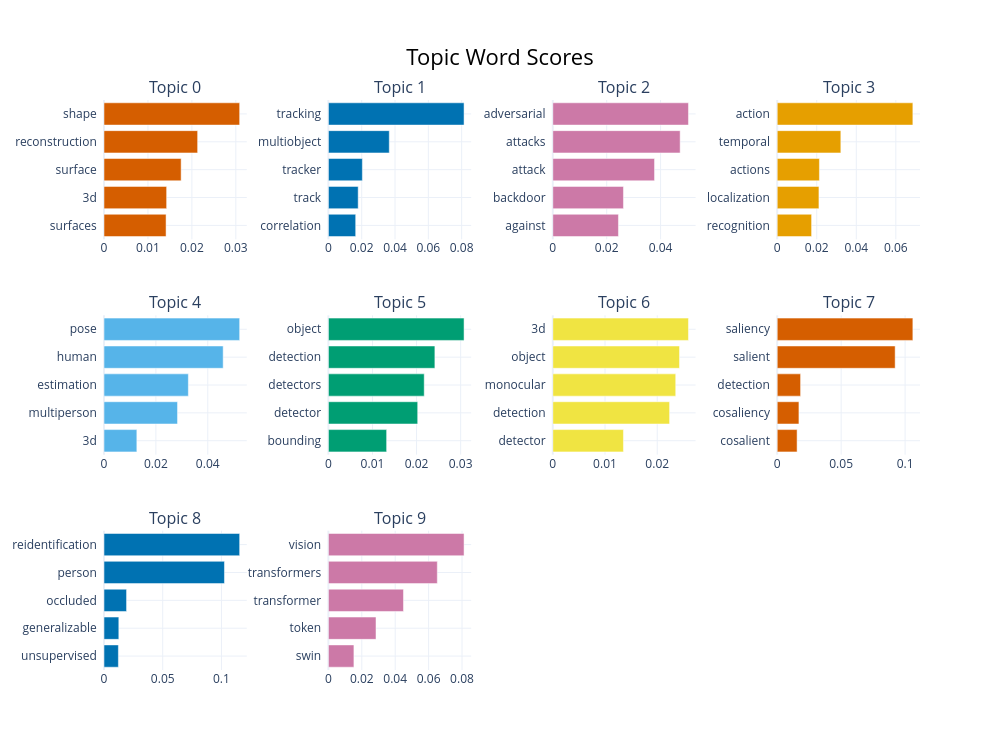

Notebook code for this chart:
### Code cell
topic_model.visualize_barchart(top_n_topics=10)

### Figure 1 — Plotly figure (JSON) as saved in the notebook; plotly's stock layout.template omitted (floating-point values rounded to 4 significant figures)
{"data": [{"marker": {"color": "#D55E00"}, "orientation": "h", "type": "bar", "x": [0.01413, 0.01425, 0.01756, 0.02131, 0.03087], "xaxis": "x", "y": ["surfaces  ", "3d  ", "surface  ", "reconstruction  ", "shape  "], "yaxis": "y"}, {"marker": {"color": "#0072B2"}, "orientation": "h", "type": "bar", "x": [0.01639, 0.01788, 0.0204, 0.03655, 0.08145], "xaxis": "x2", "y": ["correlation  ", "track  ", "tracker  ", "multiobject  ", "tracking  "], "yaxis": "y2"}, {"marker": {"color": "#CC79A7"}, "orientation": "h", "type": "bar", "x": [0.02436, 0.02622, 0.03775, 0.04726, 0.05034], "xaxis": "x3", "y": ["against  ", "backdoor  ", "attack  ", "attacks  ", "adversarial  "], "yaxis": "y3"}, {"marker": {"color": "#E69F00"}, "orientation": "h", "type": "bar", "x": [0.0174, 0.02111, 0.02136, 0.03219, 0.06862], "xaxis": "x4", "y": ["recognition  ", "localization  ", "actions  ", "temporal  ", "action  "], "yaxis": "y4"}, {"marker": {"color": "#56B4E9"}, "orientation": "h", "type": "bar", "x": [0.01267, 0.02835, 0.03252, 0.04594, 0.0523], "xaxis": "x5", "y": ["3d  ", "multiperson  ", "estimation  ", "human  ", "pose  "], "yaxis": "y5"}, {"marker": {"color": "#009E73"}, "orientation": "h", "type": "bar", "x": [0.01321, 0.02026, 0.02174, 0.02416, 0.03077], "xaxis": "x6", "y": ["bounding  ", "detector  ", "detectors  ", "detection  ", "object  "], "yaxis": "y6"}, {"marker": {"color": "#F0E442"}, "orientation": "h", "type": "bar", "x": [0.01353, 0.02237, 0.02354, 0.02427, 0.02598], "xaxis": "x7", "y": ["detector  ", "detection  ", "monocular  ", "object  ", "3d  "], "yaxis": "y7"}, {"marker": {"color": "#D55E00"}, "orientation": "h", "type": "bar", "x": [0.01555, 0.01699, 0.01829, 0.09222, 0.1061], "xaxis": "x8", "y": ["cosalient  ", "cosaliency  ", "detection  ", "salient  ", "saliency  "], "yaxis": "y8"}, {"marker": {"color": "#0072B2"}, "orientation": "h", "type": "bar", "x": [0.01226, 0.01262, 0.01921, 0.1026, 0.1155], "xaxis": "x9", "y": ["unsupervised  ", "generalizable  ", "occluded  ", "person  ", "reidentification  "], "yaxis": "y9"}, {"marker": {"color": "#CC79A7"}, "orientation": "h", "type": "bar", "x": [0.01528, 0.0285, 0.04495, 0.06521, 0.08123], "xaxis": "x10", "y": ["swin  ", "token  ", "transformer  ", "transformers  ", "vision  "], "yaxis": "y10"}], "layout": {"annotations": [{"font": {"size": 16}, "showarrow": false, "text": "Topic 0", "x": 0.0875, "xanchor": "center", "xref": "paper", "y": 1, "yanchor": "bottom", "yref": "paper"}, {"font": {"size": 16}, "showarrow": false, "text": "Topic 1", "x": 0.3625, "xanchor": "center", "xref": "paper", "y": 1, "yanchor": "bottom", "yref": "paper"}, {"font": {"size": 16}, "showarrow": false, "text": "Topic 2", "x": 0.6375, "xanchor": "center", "xref": "paper", "y": 1, "yanchor": "bottom", "yref": "paper"}, {"font": {"size": 16}, "showarrow": false, "text": "Topic 3", "x": 0.9125, "xanchor": "center", "xref": "paper", "y": 1, "yanchor": "bottom", "yref": "paper"}, {"font": {"size": 16}, "showarrow": false, "text": "Topic 4", "x": 0.0875, "xanchor": "center", "xref": "paper", "y": 0.6222, "yanchor": "bottom", "yref": "paper"}, {"font": {"size": 16}, "showarrow": false, "text": "Topic 5", "x": 0.3625, "xanchor": "center", "xref": "paper", "y": 0.6222, "yanchor": "bottom", "yref": "paper"}, {"font": {"size": 16}, "showarrow": false, "text": "Topic 6", "x": 0.6375, "xanchor": "center", "xref": "paper", "y": 0.6222, "yanchor": "bottom", "yref": "paper"}, {"font": {"size": 16}, "showarrow": false, "text": "Topic 7", "x": 0.9125, "xanchor": "center", "xref": "paper", "y": 0.6222, "yanchor": "bottom", "yref": "paper"}, {"font": {"size": 16}, "showarrow": false, "text": "Topic 8", "x": 0.0875, "xanchor": "center", "xref": "paper", "y": 0.2444, "yanchor": "bottom", "yref": "paper"}, {"font": {"size": 16}, "showarrow": false, "text": "Topic 9", "x": 0.3625, "xanchor": "center", "xref": "paper", "y": 0.2444, "yanchor": "bottom", "yref": "paper"}], "height": 750, "hoverlabel": {"bgcolor": "white", "font": {"family": "Rockwell", "size": 16}}, "showlegend": false, "title": {"font": {"color": "Black", "size": 22}, "text": "Topic Word Scores", "x": 0.5, "xanchor": "center", "yanchor": "top"}, "width": 1000, "xaxis": {"anchor": "y", "domain": [0, 0.175], "showgrid": true}, "xaxis10": {"anchor": "y10", "domain": [0.275, 0.45], "showgrid": true}, "xaxis11": {"anchor": "y11", "domain": [0.55, 0.725], "showgrid": true}, "xaxis12": {"anchor": "y12", "domain": [0.825, 1], "showgrid": true}, "xaxis2": {"anchor": "y2", "domain": [0.275, 0.45], "showgrid": true}, "xaxis3": {"anchor": "y3", "domain": [0.55, 0.725], "showgrid": true}, "xaxis4": {"anchor": "y4", "domain": [0.825, 1], "showgrid": true}, "xaxis5": {"anchor": "y5", "domain": [0, 0.175], "showgrid": true}, "xaxis6": {"anchor": "y6", "domain": [0.275, 0.45], "showgrid": true}, "xaxis7": {"anchor": "y7", "domain": [0.55, 0.725], "showgrid": true}, "xaxis8": {"anchor": "y8", "domain": [0.825, 1], "showgrid": true}, "xaxis9": {"anchor": "y9", "domain": [0, 0.175], "showgrid": true}, "yaxis": {"anchor": "x", "domain": [0.7556, 1], "showgrid": true}, "yaxis10": {"anchor": "x10", "domain": [0, 0.2444], "showgrid": true}, "yaxis11": {"anchor": "x11", "domain": [0, 0.2444], "showgrid": true}, "yaxis12": {"anchor": "x12", "domain": [0, 0.2444], "showgrid": true}, "yaxis2": {"anchor": "x2", "domain": [0.7556, 1], "showgrid": true}, "yaxis3": {"anchor": "x3", "domain": [0.7556, 1], "showgrid": true}, "yaxis4": {"anchor": "x4", "domain": [0.7556, 1], "showgrid": true}, "yaxis5": {"anchor": "x5", "domain": [0.3778, 0.6222], "showgrid": true}, "yaxis6": {"anchor": "x6", "domain": [0.3778, 0.6222], "showgrid": true}, "yaxis7": {"anchor": "x7", "domain": [0.3778, 0.6222], "showgrid": true}, "yaxis8": {"anchor": "x8", "domain": [0.3778, 0.6222], "showgrid": true}, "yaxis9": {"anchor": "x9", "domain": [0, 0.2444], "showgrid": true}}}
